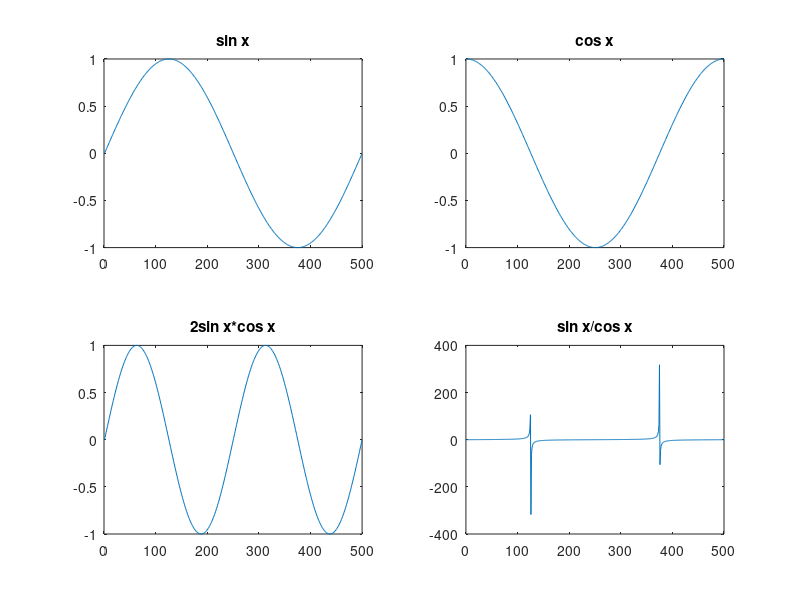

Write the MATLAB code that produced this figure.
clc;
clear all;
x=linspace(0,2*pi,500);
y1=sin(x);
y2=cos(x);
y3=2*sin(x).*cos(x);
y4=sin(x)./cos(x);
subplot(2,2,1);
plot(y1);
title('sin x');
subplot(2,2,2);
plot(y2);
title('cos x');
subplot(2,2,3);
plot(y3);
title('2sin x*cos x');
subplot(2,2,4);
plot(y4);
title('sin x/cos x');
